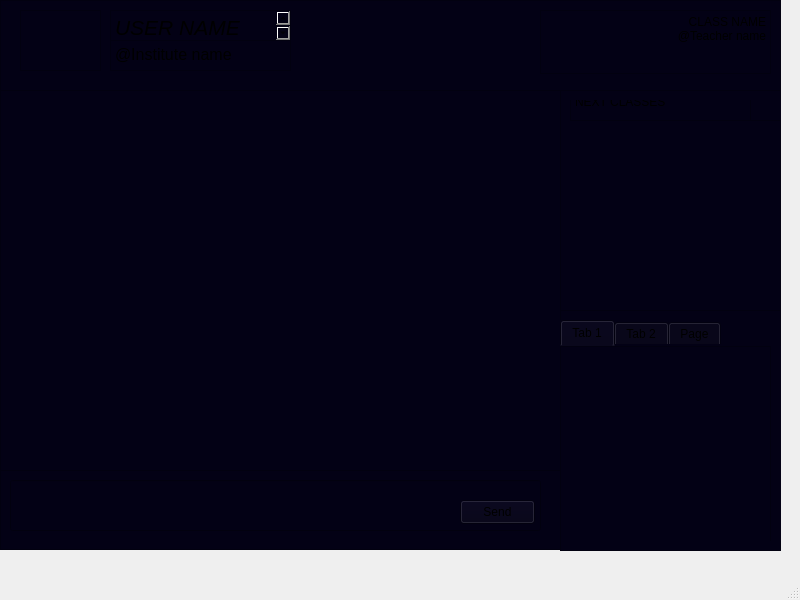
<?xml version="1.0" encoding="UTF-8"?>
<ui version="4.0">
 <class>MainWindow</class>
 <widget class="QMainWindow" name="MainWindow">
  <property name="geometry">
   <rect>
    <x>0</x>
    <y>0</y>
    <width>800</width>
    <height>600</height>
   </rect>
  </property>
  <property name="windowTitle">
   <string>MainWindow</string>
  </property>
  <widget class="QWidget" name="centralwidget">
   <widget class="QFrame" name="header">
    <property name="geometry">
     <rect>
      <x>0</x>
      <y>0</y>
      <width>781</width>
      <height>91</height>
     </rect>
    </property>
    <property name="styleSheet">
     <string notr="true">background-color: rgb(3, 1, 21);</string>
    </property>
    <property name="frameShape">
     <enum>QFrame::Shape::StyledPanel</enum>
    </property>
    <property name="frameShadow">
     <enum>QFrame::Shadow::Raised</enum>
    </property>
    <widget class="QTextEdit" name="USERNAME">
     <property name="geometry">
      <rect>
       <x>110</x>
       <y>10</y>
       <width>181</width>
       <height>31</height>
      </rect>
     </property>
     <property name="html">
      <string>&lt;!DOCTYPE HTML PUBLIC &quot;-//W3C//DTD HTML 4.0//EN&quot; &quot;http://www.w3.org/TR/REC-html40/strict.dtd&quot;&gt;
&lt;html&gt;&lt;head&gt;&lt;meta name=&quot;qrichtext&quot; content=&quot;1&quot; /&gt;&lt;meta charset=&quot;utf-8&quot; /&gt;&lt;style type=&quot;text/css&quot;&gt;
p, li { white-space: pre-wrap; }
hr { height: 1px; border-width: 0; }
li.unchecked::marker { content: &quot;\2610&quot;; }
li.checked::marker { content: &quot;\2612&quot;; }
&lt;/style&gt;&lt;/head&gt;&lt;body style=&quot; font-family:'Segoe UI'; font-size:9pt; font-weight:400; font-style:normal;&quot;&gt;
&lt;p style=&quot; margin-top:0px; margin-bottom:0px; margin-left:0px; margin-right:0px; -qt-block-indent:0; text-indent:0px;&quot;&gt;&lt;span style=&quot; font-size:16pt; font-style:italic;&quot;&gt;USER NAME&lt;/span&gt;&lt;/p&gt;&lt;/body&gt;&lt;/html&gt;</string>
     </property>
    </widget>
    <widget class="QTextEdit" name="Institutename">
     <property name="geometry">
      <rect>
       <x>110</x>
       <y>40</y>
       <width>181</width>
       <height>31</height>
      </rect>
     </property>
     <property name="html">
      <string>&lt;!DOCTYPE HTML PUBLIC &quot;-//W3C//DTD HTML 4.0//EN&quot; &quot;http://www.w3.org/TR/REC-html40/strict.dtd&quot;&gt;
&lt;html&gt;&lt;head&gt;&lt;meta name=&quot;qrichtext&quot; content=&quot;1&quot; /&gt;&lt;meta charset=&quot;utf-8&quot; /&gt;&lt;style type=&quot;text/css&quot;&gt;
p, li { white-space: pre-wrap; }
hr { height: 1px; border-width: 0; }
li.unchecked::marker { content: &quot;\2610&quot;; }
li.checked::marker { content: &quot;\2612&quot;; }
&lt;/style&gt;&lt;/head&gt;&lt;body style=&quot; font-family:'Segoe UI'; font-size:9pt; font-weight:400; font-style:normal;&quot;&gt;
&lt;p style=&quot; margin-top:0px; margin-bottom:0px; margin-left:0px; margin-right:0px; -qt-block-indent:0; text-indent:0px;&quot;&gt;&lt;span style=&quot; font-size:12pt;&quot;&gt;@Institute name&lt;/span&gt;&lt;/p&gt;&lt;/body&gt;&lt;/html&gt;</string>
     </property>
     <property name="overwriteMode">
      <bool>false</bool>
     </property>
    </widget>
    <widget class="QFrame" name="Profileimage">
     <property name="geometry">
      <rect>
       <x>20</x>
       <y>10</y>
       <width>81</width>
       <height>61</height>
      </rect>
     </property>
     <property name="frameShape">
      <enum>QFrame::Shape::StyledPanel</enum>
     </property>
     <property name="frameShadow">
      <enum>QFrame::Shadow::Raised</enum>
     </property>
    </widget>
    <widget class="QTextEdit" name="textEdit">
     <property name="geometry">
      <rect>
       <x>540</x>
       <y>10</y>
       <width>231</width>
       <height>64</height>
      </rect>
     </property>
     <property name="html">
      <string>&lt;!DOCTYPE HTML PUBLIC &quot;-//W3C//DTD HTML 4.0//EN&quot; &quot;http://www.w3.org/TR/REC-html40/strict.dtd&quot;&gt;
&lt;html&gt;&lt;head&gt;&lt;meta name=&quot;qrichtext&quot; content=&quot;1&quot; /&gt;&lt;meta charset=&quot;utf-8&quot; /&gt;&lt;style type=&quot;text/css&quot;&gt;
p, li { white-space: pre-wrap; }
hr { height: 1px; border-width: 0; }
li.unchecked::marker { content: &quot;\2610&quot;; }
li.checked::marker { content: &quot;\2612&quot;; }
&lt;/style&gt;&lt;/head&gt;&lt;body style=&quot; font-family:'Segoe UI'; font-size:9pt; font-weight:400; font-style:normal;&quot;&gt;
&lt;p align=&quot;right&quot; style=&quot; margin-top:0px; margin-bottom:0px; margin-left:0px; margin-right:0px; -qt-block-indent:0; text-indent:0px;&quot;&gt;CLASS NAME&lt;/p&gt;
&lt;p align=&quot;right&quot; style=&quot; margin-top:0px; margin-bottom:0px; margin-left:0px; margin-right:0px; -qt-block-indent:0; text-indent:0px;&quot;&gt;@Teacher name&lt;/p&gt;&lt;/body&gt;&lt;/html&gt;</string>
     </property>
    </widget>
   </widget>
   <widget class="QFrame" name="messagearea">
    <property name="geometry">
     <rect>
      <x>0</x>
      <y>90</y>
      <width>561</width>
      <height>381</height>
     </rect>
    </property>
    <property name="styleSheet">
     <string notr="true">border-color: rgb(8, 3, 59);
background-color: rgb(3, 1, 21);</string>
    </property>
    <property name="frameShape">
     <enum>QFrame::Shape::StyledPanel</enum>
    </property>
    <property name="frameShadow">
     <enum>QFrame::Shadow::Raised</enum>
    </property>
    <widget class="QScrollArea" name="scrollArea">
     <property name="geometry">
      <rect>
       <x>0</x>
       <y>0</y>
       <width>561</width>
       <height>381</height>
      </rect>
     </property>
     <property name="widgetResizable">
      <bool>true</bool>
     </property>
     <widget class="QWidget" name="scrollAreaWidgetContents">
      <property name="geometry">
       <rect>
        <x>0</x>
        <y>0</y>
        <width>559</width>
        <height>379</height>
       </rect>
      </property>
     </widget>
    </widget>
   </widget>
   <widget class="QFrame" name="Messagebox">
    <property name="geometry">
     <rect>
      <x>0</x>
      <y>470</y>
      <width>561</width>
      <height>80</height>
     </rect>
    </property>
    <property name="styleSheet">
     <string notr="true">border-color: rgb(8, 3, 59);
background-color: rgb(3, 1, 21);</string>
    </property>
    <property name="frameShape">
     <enum>QFrame::Shape::StyledPanel</enum>
    </property>
    <property name="frameShadow">
     <enum>QFrame::Shadow::Raised</enum>
    </property>
    <widget class="QLineEdit" name="messagebox">
     <property name="geometry">
      <rect>
       <x>10</x>
       <y>10</y>
       <width>531</width>
       <height>51</height>
      </rect>
     </property>
    </widget>
    <widget class="QPushButton" name="Sendbutton">
     <property name="geometry">
      <rect>
       <x>460</x>
       <y>30</y>
       <width>75</width>
       <height>24</height>
      </rect>
     </property>
     <property name="text">
      <string>Send</string>
     </property>
    </widget>
   </widget>
   <widget class="QFrame" name="friendlist">
    <property name="geometry">
     <rect>
      <x>560</x>
      <y>310</y>
      <width>221</width>
      <height>241</height>
     </rect>
    </property>
    <property name="whatsThis">
     <string>&lt;html&gt;&lt;head/&gt;&lt;body&gt;&lt;p&gt;This is block to show friend list (all student in this class&lt;/p&gt;&lt;p&gt;It has 3 section&lt;/p&gt;&lt;p&gt;1. Online&lt;/p&gt;&lt;p&gt;2. Oflline&lt;/p&gt;&lt;p&gt;3. Star&lt;/p&gt;&lt;/body&gt;&lt;/html&gt;</string>
    </property>
    <property name="styleSheet">
     <string notr="true">border-color: rgb(8, 3, 59);
background-color: rgb(3, 1, 21);</string>
    </property>
    <property name="frameShape">
     <enum>QFrame::Shape::StyledPanel</enum>
    </property>
    <property name="frameShadow">
     <enum>QFrame::Shadow::Raised</enum>
    </property>
    <widget class="QTabWidget" name="tabWidget">
     <property name="geometry">
      <rect>
       <x>0</x>
       <y>10</y>
       <width>221</width>
       <height>221</height>
      </rect>
     </property>
     <property name="currentIndex">
      <number>0</number>
     </property>
     <widget class="QWidget" name="All">
      <attribute name="title">
       <string>Tab 1</string>
      </attribute>
      <widget class="QListView" name="listView_3">
       <property name="geometry">
        <rect>
         <x>0</x>
         <y>0</y>
         <width>211</width>
         <height>201</height>
        </rect>
       </property>
      </widget>
     </widget>
     <widget class="QWidget" name="Online">
      <attribute name="title">
       <string>Tab 2</string>
      </attribute>
      <widget class="QListView" name="listView_2">
       <property name="geometry">
        <rect>
         <x>0</x>
         <y>0</y>
         <width>211</width>
         <height>201</height>
        </rect>
       </property>
      </widget>
     </widget>
     <widget class="QWidget" name="Star">
      <attribute name="title">
       <string>Page</string>
      </attribute>
      <widget class="QListView" name="listView">
       <property name="geometry">
        <rect>
         <x>0</x>
         <y>1</y>
         <width>211</width>
         <height>201</height>
        </rect>
       </property>
      </widget>
     </widget>
    </widget>
   </widget>
   <widget class="QFrame" name="ToDo_nextclass">
    <property name="geometry">
     <rect>
      <x>560</x>
      <y>90</y>
      <width>221</width>
      <height>221</height>
     </rect>
    </property>
    <property name="whatsThis">
     <string>&lt;html&gt;&lt;head/&gt;&lt;body&gt;&lt;p&gt;This is ui bli in student classroom which show&lt;/p&gt;&lt;p&gt;1. ToDo list&lt;/p&gt;&lt;p&gt;     a. Done list button = submitted task in this class with date of submittion and status if teacher seen it or not&lt;/p&gt;&lt;p&gt;     b. Check list of pending task in this class with due dates&lt;/p&gt;&lt;p&gt;3.  Next Classes&lt;/p&gt;&lt;p&gt;     a. list Next lectures and their time with link to join&lt;/p&gt;&lt;/body&gt;&lt;/html&gt;</string>
    </property>
    <property name="styleSheet">
     <string notr="true">border-color: rgb(8, 3, 59);
background-color: rgb(3, 1, 21);</string>
    </property>
    <property name="frameShape">
     <enum>QFrame::Shape::StyledPanel</enum>
    </property>
    <property name="frameShadow">
     <enum>QFrame::Shadow::Raised</enum>
    </property>
    <widget class="QStackedWidget" name="stackedWidget">
     <property name="geometry">
      <rect>
       <x>10</x>
       <y>10</y>
       <width>211</width>
       <height>201</height>
      </rect>
     </property>
     <property name="styleSheet">
      <string notr="true">border-color: rgb(8, 3, 59);
background-color: rgb(3, 1, 21);</string>
     </property>
     <property name="currentIndex">
      <number>1</number>
     </property>
     <widget class="QWidget" name="TODO">
      <widget class="QListView" name="List">
       <property name="geometry">
        <rect>
         <x>-10</x>
         <y>20</y>
         <width>221</width>
         <height>191</height>
        </rect>
       </property>
      </widget>
      <widget class="QPlainTextEdit" name="Tabname">
       <property name="geometry">
        <rect>
         <x>0</x>
         <y>0</y>
         <width>181</width>
         <height>21</height>
        </rect>
       </property>
       <property name="plainText">
        <string>TODO list</string>
       </property>
      </widget>
      <widget class="QCheckBox" name="checkBox">
       <property name="geometry">
        <rect>
         <x>0</x>
         <y>40</y>
         <width>78</width>
         <height>20</height>
        </rect>
       </property>
       <property name="text">
        <string>CheckBox</string>
       </property>
      </widget>
      <widget class="QCheckBox" name="checkBox_2">
       <property name="geometry">
        <rect>
         <x>0</x>
         <y>60</y>
         <width>78</width>
         <height>20</height>
        </rect>
       </property>
       <property name="text">
        <string>CheckBox</string>
       </property>
      </widget>
      <widget class="QCheckBox" name="checkBox_3">
       <property name="geometry">
        <rect>
         <x>0</x>
         <y>80</y>
         <width>78</width>
         <height>20</height>
        </rect>
       </property>
       <property name="text">
        <string>CheckBox</string>
       </property>
      </widget>
     </widget>
     <widget class="QWidget" name="Nextclass">
      <widget class="QListWidget" name="listWidget">
       <property name="geometry">
        <rect>
         <x>-10</x>
         <y>20</y>
         <width>221</width>
         <height>191</height>
        </rect>
       </property>
      </widget>
      <widget class="QPlainTextEdit" name="plainTextEdit">
       <property name="geometry">
        <rect>
         <x>0</x>
         <y>-10</y>
         <width>181</width>
         <height>31</height>
        </rect>
       </property>
       <property name="plainText">
        <string>NEXT CLASSES</string>
       </property>
      </widget>
     </widget>
    </widget>
   </widget>
  </widget>
  <widget class="QMenuBar" name="menubar">
   <property name="geometry">
    <rect>
     <x>0</x>
     <y>0</y>
     <width>800</width>
     <height>33</height>
    </rect>
   </property>
  </widget>
  <widget class="QStatusBar" name="statusbar"/>
 </widget>
 <resources/>
 <connections/>
</ui>
